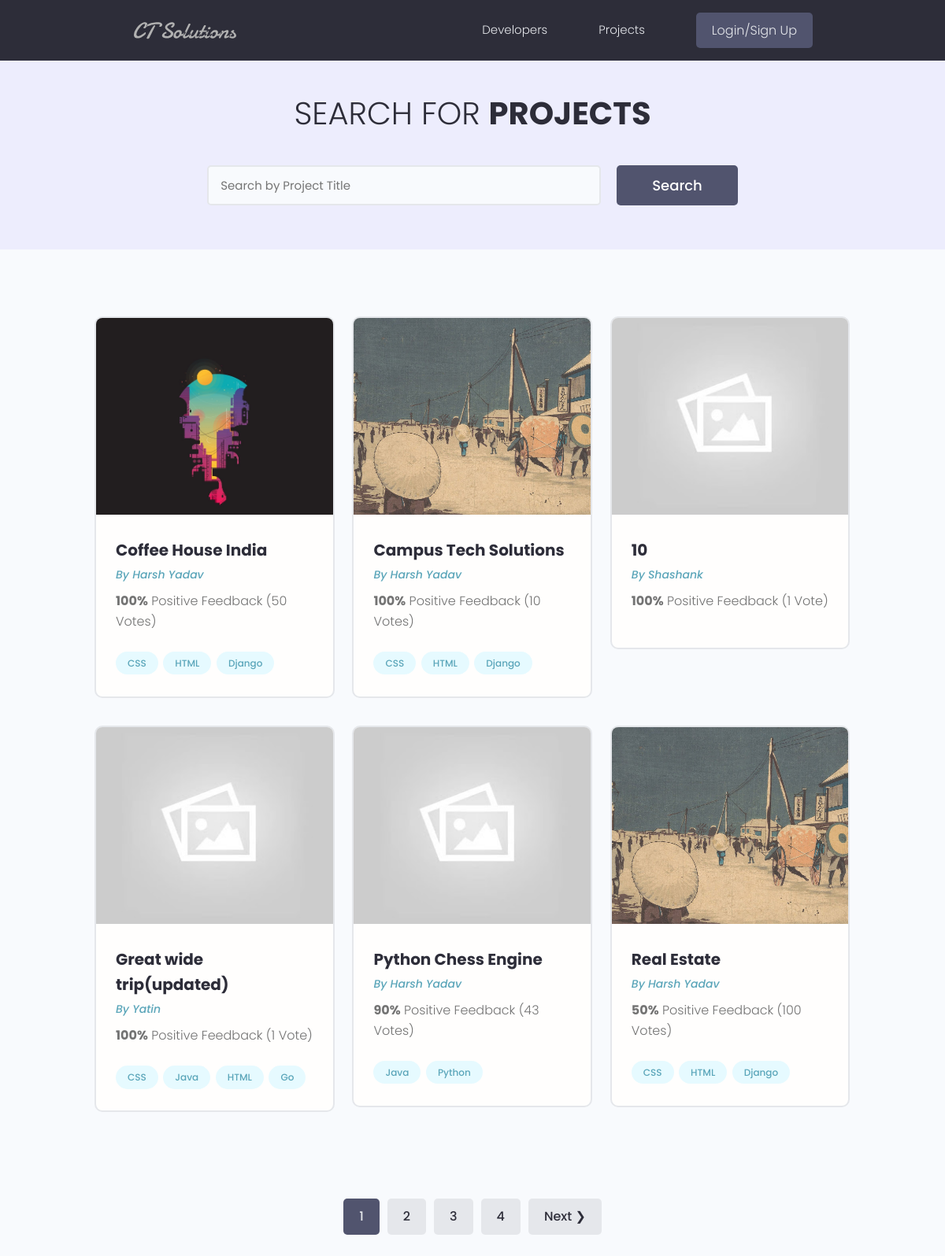
The page /projects/ on the database as committed earlier.
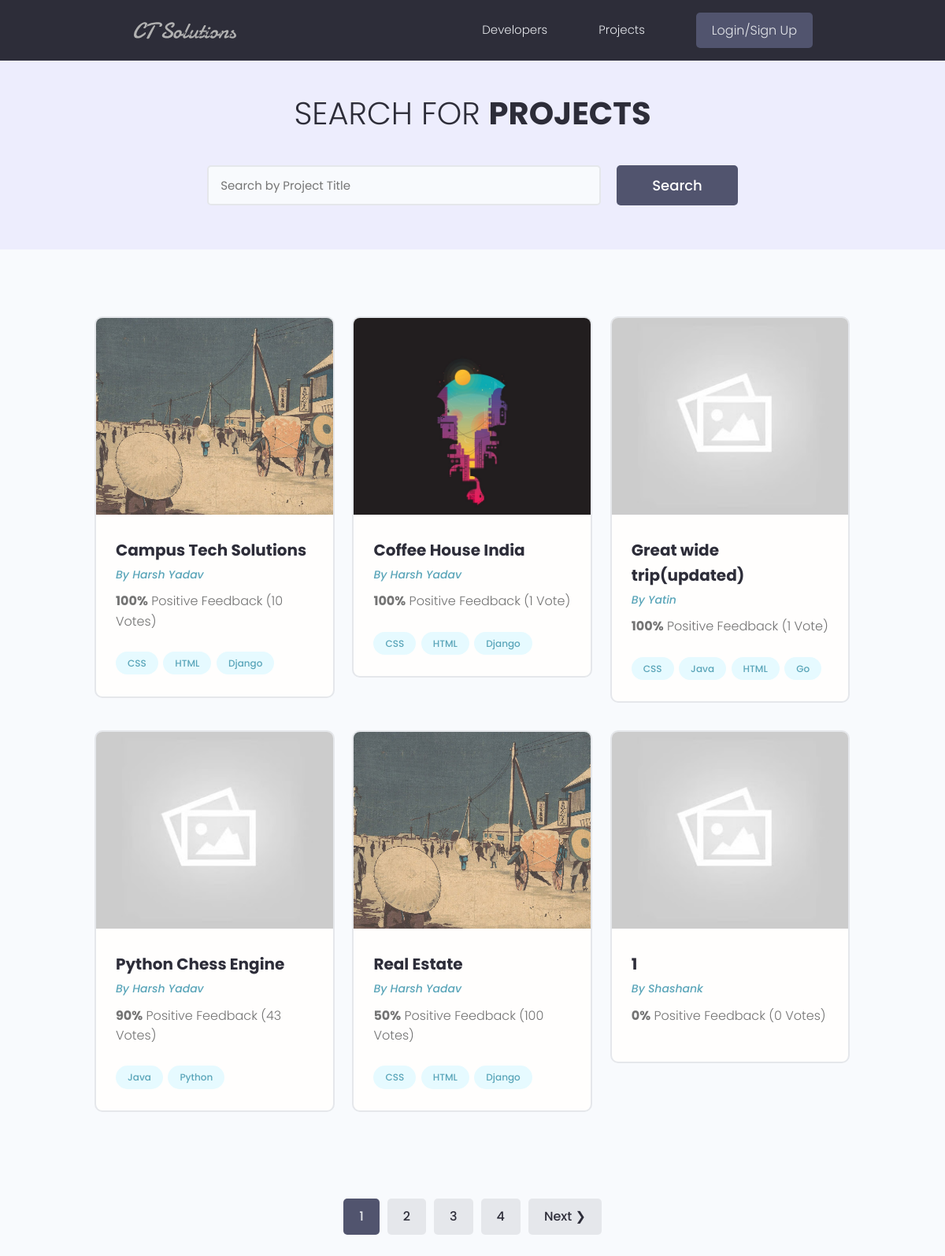
The same page on the database as committed later.
### projects/models.py (models this page shows, shortened)
class Project(models.Model):
    owner = models.ForeignKey(Profile, on_delete=models.SET_NULL, null=True, blank=True)
    title = models.CharField(max_length=200)
    description = models.TextField(null=True, blank=True)
    feature_image = models.ImageField(
        null=True, blank=True, default='default.jpg')
    demo_link = models.CharField(max_length=1000, null=True, blank=True)
    source_link = models.CharField(max_length=1000, null=True, blank=True)
    vote_total = models.IntegerField(default=0)
    vote_ratio = models.IntegerField(default=0)
    tags = models.ManyToManyField('Tag', blank=True)
    created = models.DateTimeField(auto_now_add=True)
    id = models.UUIDField(default = uuid.uuid4, unique = True, primary_key=True, editable=False)
    class Meta:
        ordering = ['-vote_ratio', '-vote_total', 'title']

class Tag(models.Model):
    name = models.CharField(max_length=200)
    created = models.DateTimeField(auto_now_add=True)
    id = models.UUIDField(default = uuid.uuid4, unique = True, primary_key=True, editable=False)
    def __str__(self):
        return self.name

### users/models.py (models this page shows, shortened)
class Profile(models.Model):
    user = models.OneToOneField(User, on_delete=models.CASCADE, null=True, blank=True)
    name = models.CharField(max_length=200, null=True, blank=True)
    email = models.EmailField(max_length=500, blank=True, null=True)
    username = models.CharField(max_length=200, null=True, blank=True)
    location = models.CharField(max_length=200, null=True, blank=True)
    short_intro = models.CharField(max_length=500, blank=True, null=True)
    bio = models.TextField(blank=True, null=True)
    profile_image = models.ImageField(null=True, blank=True, upload_to='profiles/', default='profiles/user-default.png')
    social_github = models.CharField(max_length=200, null=True, blank=True)
    social_twitter = models.CharField(max_length=200, null=True, blank=True)
    social_linkedin = models.CharField(max_length=200, null=True, blank=True)
    social_youtube = models.CharField(max_length=200, null=True, blank=True)
    social_website = models.CharField(max_length=200, null=True, blank=True)
    created = models.DateTimeField(auto_now_add=True)
    id = models.UUIDField(default = uuid.uuid4, unique = True, primary_key=True, editable=False)
    class Meta:
        ordering = ['created']

### projects/views.py (the view)
# urls.py: path('projects/', include('projects.urls')),
def projects(request):
    projects, search_query = searchProjects(request)
    custom_range, projects = paginateProjects(request, projects, 6)
    context = {
        'projects':projects,
        'search_query':search_query,
        'custom_range':custom_range
    }
    return render(request, 'projects/projects.html', context)

### projects/utils.py (called while the page is built)
def paginateProjects(request, projects, results):
    page = request.GET.get('page')
    paginator = Paginator(projects, results)
    try:
        projects = paginator.page(page)
    except PageNotAnInteger: # If page not an integer go to the first page
        page = 1
        projects = paginator.page(page)
    except EmptyPage: # If number of page entered is more than the available pages
        page = paginator.num_pages # Go to last page
        projects = paginator.page(page)
    leftIndex = (int(page) - 4)
    if leftIndex < 1:
        leftIndex = 1
    rightIndex = (int(page) + 5)
    if rightIndex > paginator.num_pages:
        rightIndex = paginator.num_pages + 1
    custom_range = range(leftIndex, rightIndex)
    return custom_range, projects

def searchProjects(request):
    search_query = ''
    if request.GET.get('search_query'):
        search_query = request.GET.get('search_query')
    tags = Tag.objects.filter(name__icontains=search_query)
    projects = Project.objects.distinct().filter(
        Q(title__icontains=search_query) |
        Q(description__icontains=search_query) |
        Q(owner__name__icontains=search_query) |
        Q(tags__in = tags)
        )
    return projects, search_query

### projects/templates/projects/projects.html (shortened to what this page needs)
{% extends 'main.html' %}
{% block content %}
  <main class="projects">
    <section class="hero-section text-center">
      <div class="container container--narrow">
        <div class="hero-section__box">
          <h2>Search for <span>Projects</span></h2>
        </div>
        <div class="hero-section__search">
          <form id='searchForm' class="form" action="{% url 'projects' %}" method="get">
            <div class="form__field">
              <input class="input input--text" id="formInput#search" type="text" name="search_query"
                value="{{search_query}}" placeholder="Search by Project Title" />
            </div>
            <input class="btn btn--sub btn--lg" type="submit" value="Search" />
          </form>
        </div>
      </div>
    </section>
    <section class="projectsList">
      <div class="container">
        <div class="grid grid--three">
        {% for project in projects %}
            <div class="column">
                <div class="card project">
                <a href="{% url 'project' project.id %}" class="project">
                    <img class="project__thumbnail" src="{{project.feature_image.url}}" alt="project thumbnail" />
                    <div class="card__body">
                    <h3 class="project__title">{{project.title}}</h3>
                    <p><a class="project__author" href="{% url 'user-profile' project.owner.id %}">By {{project.owner.name}}</a></p>
                    <p class="project--rating">
                        <span style="font-weight: bold;">{{project.vote_ratio}}%</span> Positive
                        Feedback ({{project.vote_total}} Vote{{project.vote_total|pluralize:"s"}})
                    </p>
                    <div class="project__tags">
                        {% for tag in project.tags.all %}
                            <span class="tag tag--pill tag--main">
                            <small>{{tag}}</small>
                            </span>
                        {% endfor %}
                    </div>
                    </div>
                </a>
                </div>
            </div>
        {% endfor %}
        </div>
      </div>
    </section>
    {% include 'pagination.html' with queryset=projects custom_range=custom_range %}
  </main>
{% endblock content %}

### templates/main.html (shortened to what this page needs)
{% load static %}
<!DOCTYPE html>
<html>
<head>
    <link rel="stylesheet" href="https://cdn.iconmonstr.com/1.3.0/css/iconmonstr-iconic-font.min.css" />
    <link rel="stylesheet" href="{% static 'uikit/styles/uikit.css' %}" />
    <link rel="stylesheet" href="{% static 'styles/app.css' %}" />
</head>
<body>
    {% include 'navbar.html' %}
    {% block content %}
    {% endblock content %}
</body>
</html>

### templates/navbar.html (shortened to what this page needs)
{% load static %}
  <header class="header">
    <div class="container container--narrow">
      <a href="{% url 'profiles' %}" class="header__logo">
        <img src="{% static 'images/logo.sv'%}g" alt="CTS Logo" />
      </a>
      <nav class="header__nav">
        <ul class="header__menu">
          <li class="header__menuItem"><a href="{% url 'profiles'%}">Developers</a></li>
          <li class="header__menuItem"><a href="{% url 'projects' %}">Projects</a></li>
          {% if request.user.is_authenticated %}
          <li class="header__menuItem"><a href="{% url 'inbox' %}">Inbox</a></li>
          <li class="header__menuItem"><a href="{% url 'account' %}">Account</a></li>
          <li class="header__menuItem"><a href="{% url 'logout' %}" class="btn btn--sub">Log Out</a></li>
          {% else %}
          <li class="header__menuItem"><a href="{% url 'login' %}" class="btn btn--sub">Login/Sign Up</a></li>
          {% endif %}
        </ul>
      </nav>
    </div>
  </header>

### templates/pagination.html (shortened to what this page needs)
{% if queryset.has_other_pages %}
<div class="pagination">
    <ul class="container">
        {% for page in custom_range %}
        {% if page == queryset.number %}
        <li><a href="?page={{page}}" class="btn page-link btn--sub" data-page="{{page}}">{{page}}</a></li>
        {% else %}
        <li><a href="?page={{page}}" class="btn page-link" data-page="{{page}}">{{page}}</a></li>
        {% endif %}
        {% endfor %}
        {% if queryset.has_next %}
            <li><a href="?page={{queryset.next_page_number}}" class="btn page-link" data-page="{{queryset.next_page_number}}">Next &#10095;</a></li>
        {% endif %}
    </ul>
</div>
{% endif %}

### static/styles/app.css (style rules this page uses)
:root { --color-sub: #2d2d39; }
.btn--sub { background-color: var(--color-sub-light); }
.card { border: 2px solid var(--color-light); }
img { width: 100%; }
.header { position: sticky; z-index: 111; background-color: var(--color-sub); padding: 1.5rem 0; }
.header > .container { display: flex; justify-content: space-between; align-items: center; }
.header__logo > img { height: 3.8rem; }
.header__nav > ul { display: inline-flex; align-items: center; list-style: none; gap: 6.5rem; }
.header__menuItem > a { color: var(--color-light); font-weight: 300; }
.hero-section { height: 40vh; display: flex; align-items: center; background-color: var(--color-sub); }
.hero-section__box { margin-bottom: 4rem; }
.hero-section__box > h2, .hero-section__box > h2 > span { font-size: 4rem; color: var(--color-light); line-height: 1.3; text-transform: uppercase; }
.hero-section__box > h2 { font-weight: 300; }
.hero-section__box > h2 > span { font-weight: 700; }
.hero-section__search > .form { display: flex; align-items: center; justify-content: center; gap: 2rem; }
.hero-section__search > .form input.input--text { width: 50rem; }
.pagination { margin-top: 8rem; margin-bottom: 10rem; }
.pagination > ul { flex-wrap: wrap; list-style: none; display: flex; align-items: center; justify-content: center; gap: 1rem; }
.pagination .btn { color: var(--color-sub); }
.pagination .btn.btn--sub { color: var(--color-light); }
.project__author { font-size: 1.4rem; font-style: italic; }
.project--rating { margin-bottom: 1.6em; margin-top: .5em; }
.projects > .hero-section { background: var(--color-sub-lighter); height: 30vh; }
.projects .hero-section__box { margin-bottom: 2.5rem; }
.projects .hero-section__box > h2 { color: var(--color-sub); }
.projects .hero-section__box > h2 > span { font-weight: 700; color: var(--color-sub); }
.projectsList { margin-top: 8rem; }
.project__thumbnail { height: 25rem; object-fit: cover; object-position: top center; }
.project__title { font-size: 2rem; font-weight: 700; color: var(--color-sub); }

### static/uikit/styles/modules/_variables.css (style rules this page uses)
:root { --color-main: #5aa5b9; --color-main-light: #e6faff; --color-sub: #3f4156; --color-sub-light: #51546e; --color-sub-lighter: #ededfd; --color-text: #737373; --color-gray: #8b8b8b; --color-light: #e5e7eb; --color-light-gray: #767676; --color-bg: #f8fafd; --color-white: #fffefd; --color-white-light: #f3f3f3; --color-success: #359e64; --color-success-bg: #def8e8; --color-error: #fc4b0b; --color-error-bg: #fff2ee; --font-base: 'Poppins', arial, helvetica, 'Segoe UI', roboto, ubuntu, sans-serif; --font-monospace: 'Fira Code', 'Courier New', courier, monospace; --font-regular: 300; --font-medium: 500; --font-bold: 700; --generic-shadow: 1px 1px 5px #00000010; --generic-transition: all 0.3s ease-in-out; }

### static/uikit/styles/modules/_base.css (style rules this page uses)
* { margin: 0; padding: 0; box-sizing: border-box; text-rendering: optimizeLegibility; color: inherit; font-size: inherit; }
html { font-size: 50%; }
@media only screen and (min-width: 480px) { html { font-size: 56.25%; } }
@media only screen and (min-width: 1200px) { html { font-size: 62.5%; } }
body { line-height: 1.6; font-weight: 400; font-size: 1.5rem; color: var(--color-text); background-color: var(--color-bg); min-height: 100vh; }

### static/uikit/styles/modules/_typography.css (style rules this page uses)
* { font-family: var(--font-base); }
h2 { font-size: 3.6rem; font-weight: var(--font-bold); }
h3 { font-size: 3.2rem; font-weight: var(--font-medium); }
p, span, strong { font-size: 1.6rem; color: var(--color-text); font-weight: var(--font-regular); }
a { padding-bottom: 2px; text-decoration: none; display: inline-block; color: var(--color-main); font-weight: var(--font-medium); }

### static/uikit/styles/modules/_utilities.css (style rules this page uses)
.container { width: 92%; max-width: 165rem; margin: 0 auto; box-sizing: border-box; }
.container--narrow { width: 92%; max-width: 120rem; }
@media screen and (min-width: 1000px) { .container { width: 90%; } }
@media screen and (min-width: 1000px) { .container--narrow { width: 85%; } }
@media screen and (min-width: 1200px) { .container { width: 80%; } }
@media screen and (min-width: 1200px) { .container--narrow { width: 72%; } }
.text-center { text-align: center; }

### static/uikit/styles/modules/_card.css (style rules this page uses)
.card { border-radius: 1rem; background-color: var(--color-white); border: 1.5px solid var(--color-light); width: auto; height: auto; margin-top: 0.5rem; margin-bottom: 0.5rem; overflow: hidden; }
.card__body, .card__header { padding: 2rem 2.5rem; }

Rows that differ between the two databases and show on the page:
removed Project: feature_image (placeholder picture), title "10", owner.name "Shashank", vote_ratio "100", vote_total "1"
shown differently, row unchanged: Project "Campus Tech Solutions": moves up the list
changed Project "Coffee House India": vote_total "50" → "1"
now on this page (row unchanged): Project: feature_image (placeholder picture), title "1", owner.name "Shashank", vote_ratio "0", vote_total "0"
